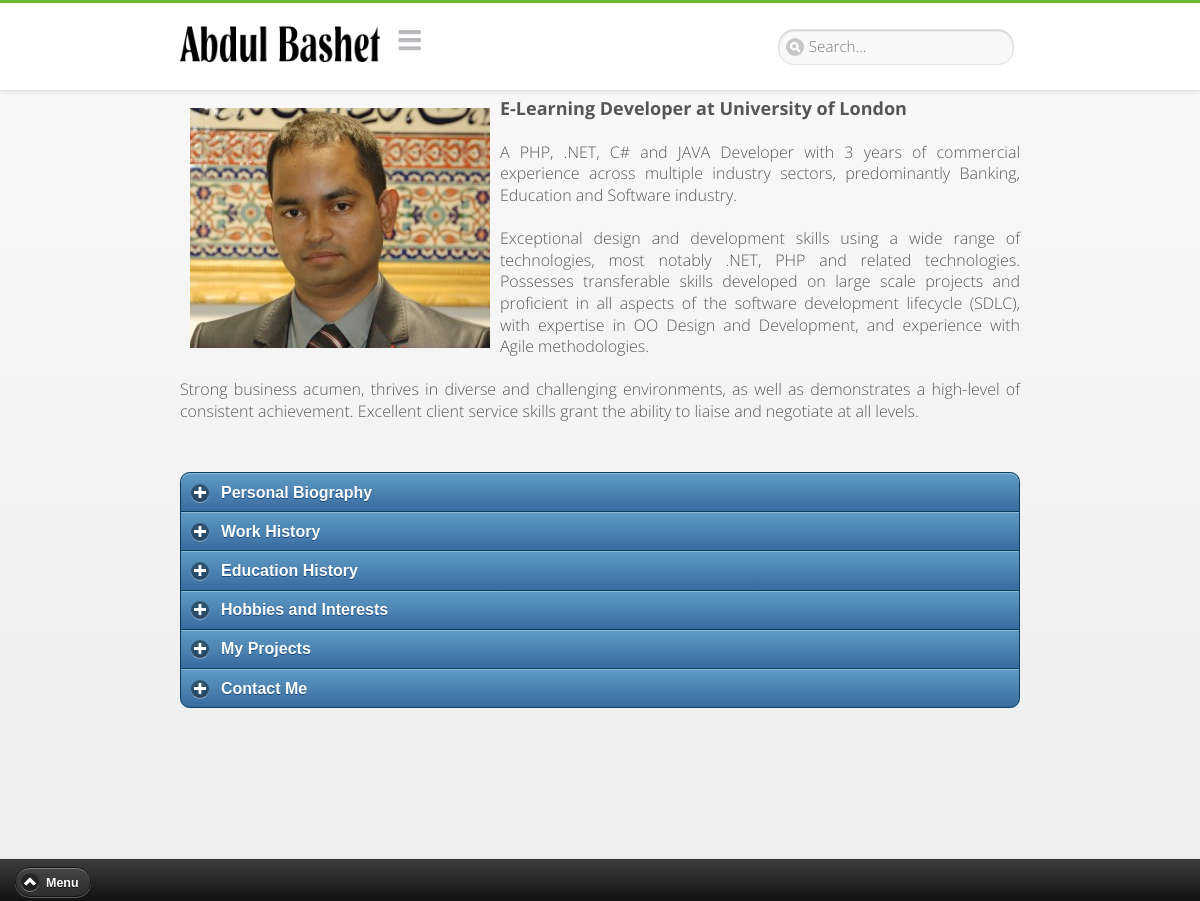
The page / on the database its author committed.
### tables this page shows
CREATE TABLE IF NOT EXISTS `user` (
  `id` int(11) NOT NULL AUTO_INCREMENT,
  `username` varchar(45) DEFAULT NULL,
  `pass` varchar(45) DEFAULT NULL,
  `intro` text,
  `pic` varchar(45) DEFAULT NULL,
  `lastaccess` datetime DEFAULT NULL,
  PRIMARY KEY (`id`)
);

### config.php (called while the page is built, shortened)
<?php
$CFG = new stdClass();
$CFG->dbhost    ='localhost';
$CFG->dbname    = 'cv';
$CFG->dbuser    = 'cv';
$CFG->dbpass    = 'ZA6Ttvj8jv2D9axB';
$mysqli = new mysqli($CFG->dbhost, $CFG->dbuser, $CFG->dbpass, $CFG->dbname);
$sql = "Select * from user where username='bashet'";
if ($result = $mysqli->query($sql)) {
    while($obj = $result->fetch_object()){
        $CFG->intro      = $obj->intro;
        $CFG->pic        = $obj->pic;
    }
}
?>

### index.php (the view, shortened to what this page needs)
<?php
include('config.php');
global $CFG;
?>
<!DOCTYPE html>
<html>
<head>
    <link rel="stylesheet" href="style.css">
	<link rel="stylesheet"  href="css/themes/default/jquery.mobile-1.3.0.css">
	<link rel="stylesheet" href="assets/css/style.css">
</head>
<body>
    <div data-role="page" class="jqm-demos jqm-demos-index">
        <?php include("$CFG->dirroot/common/header.php");?>
	    <div data-role="content" class="jqm-content">
            <p class="jqm-intro">
                <?php
                    echo '<img class="profilepic" src="'.$CFG->pic.'">';
                    echo $CFG->intro;
                ?>
            </p>
            <?php include("$CFG->dirroot/common/nav.php");?>
        </div>
        <?php include("$CFG->dirroot/common/footer.php");?>
    </div>
</body>
</html>

### style.css (style rules this page uses)
.profilepic { float: left; padding: 10px 10px 10px 10px; }

### assets/css/style.css (style rules this page uses)
.jqm-demos strong { font-weight: bold; }
.jqm-demos img { max-width: 100%; }
body, .jqm-demos { background-color: #fefefe; }
.jqm-content > p { font-family: 'Open Sans', sans-serif; font-weight: 400; font-size: 0.95em; }
.jqm-content .jqm-intro { text-align: justify; font-size: 120%; font-family: 'Open Sans', sans-serif; font-weight: 300; line-height: 135%; margin-top: -.5em; margin-bottom: .5em; padding-bottom: 2.6em; color: #555; border-bottom-width: 1px; border-bottom-style: solid; border-bottom-color: #e5e5e5; border-bottom-color: rgba(0,0,0,.1); }
.jqm-demos-index .jqm-content p.jqm-intro { border: none; font-size: 16px; }
.jqm-demos-index .jqm-content p.jqm-intro strong { border: none; font-size: 18px; }
@media all and (min-width:46em) { .jqm-demos .jqm-content { padding: 15px 15% 4.5em; } }

### rows shown on the page
user: pic (picture), intro "E-Learning Developer at University of London A PHP, .NET, C# and JAVA Developer with 3 years of commercial experience across multiple industry sectors, predominantly Banking, Education and Software industry. Exceptional design and development skills using a wide range of technologies, most notably .NET, PHP and related technologies. Possesses transferable skills developed on large scale projects and proficient in all aspects of the software development lifecycle (SDLC), with expertise in OO Design and Development, and experience with Agile methodologies. Strong business acumen, thrives in diverse and challenging environments, as well as demonstrates a high-level of consistent achievement.…"
